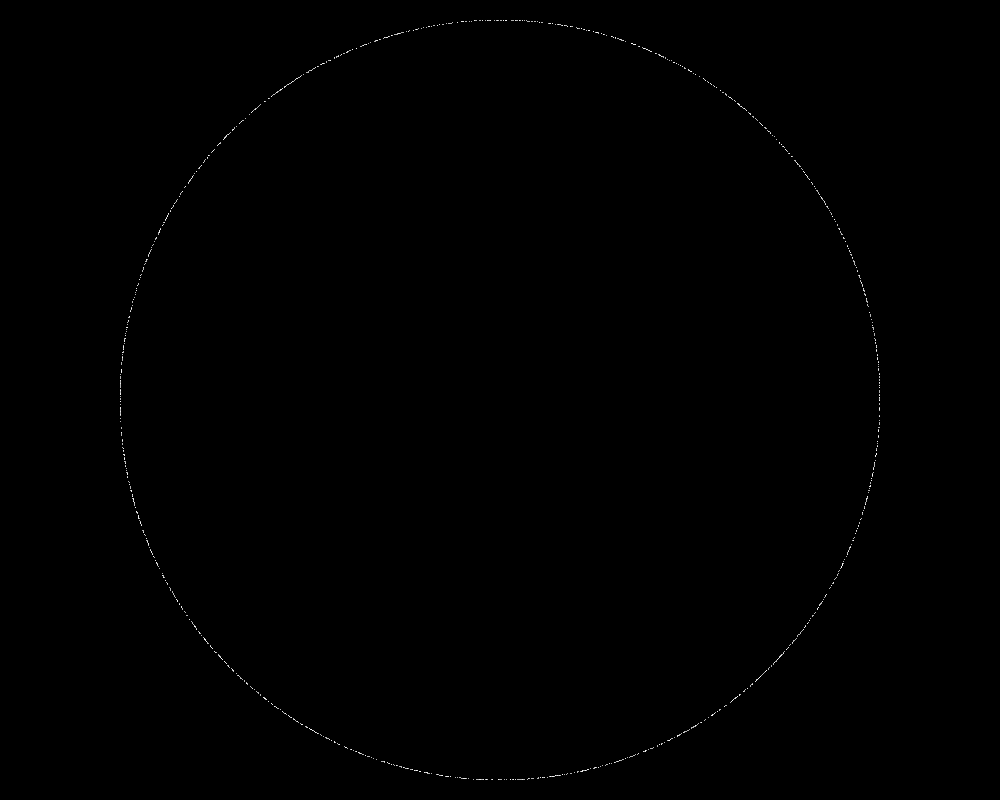
Frame 1 (no input)
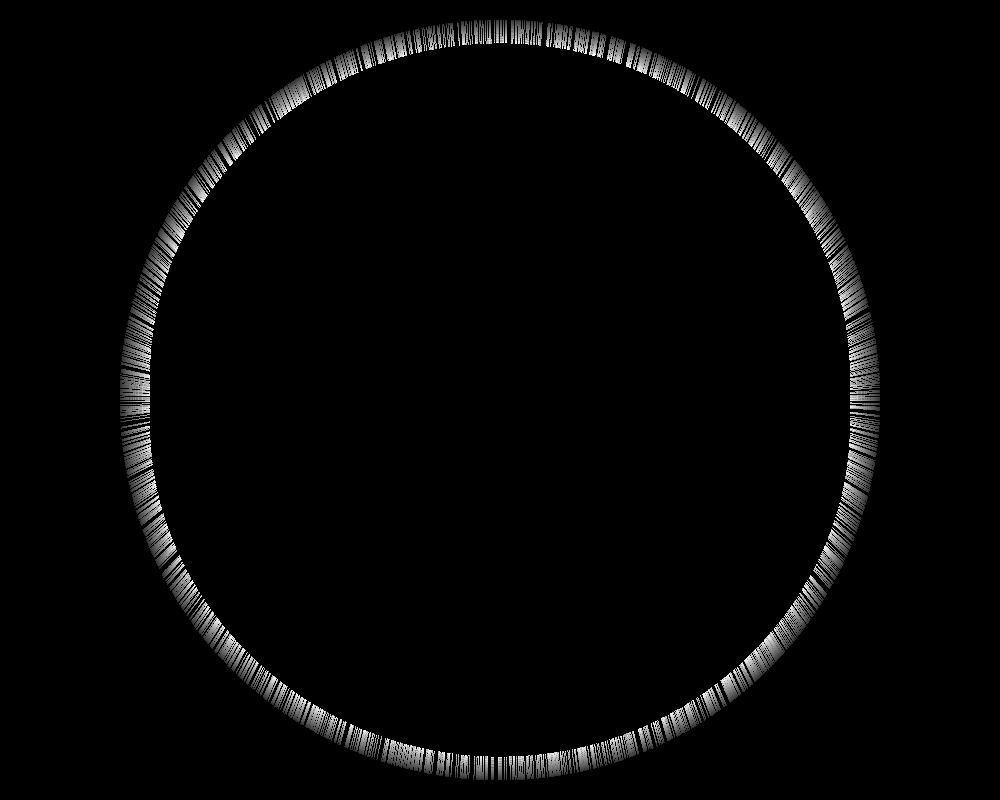
Frame 60 (the mouse pressed at the canvas centre just before this capture)
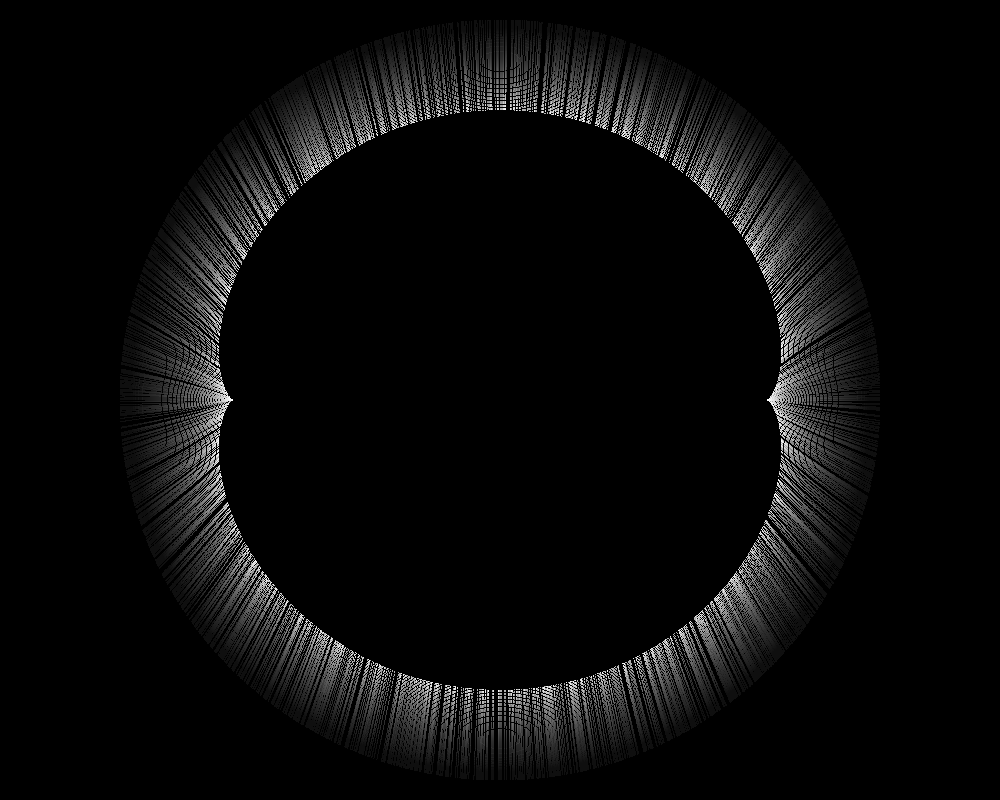
Frame 120 (the mouse held since frame 60 and released just before this capture)

The Processing sketch that drew these frames (run headless with seeded random() and noise(); from frame 60 on, the mouse is pressed at the canvas centre):

// Processing sketch: GA6_3_attract
// ── GA6_3_attract.pde
int n=2345;
PVector [] ps=new PVector[n];
PVector [] ds=new PVector[n];
PVector [] cs= {new PVector(-300,0), new PVector(300, 0)};
void setup() {
  size(1000, 800);
  for (int i=0; i<n; i++) {
    ds[i]=new PVector();
    PVector v= PVector.random2D();
    v.mult(380);  
    ps[i]= v;
  }
  background(0);
}
void draw() {
  fill(0, 8);
  noStroke();
  rect(0, 0, 1000, 800);
  translate(500,400);
  stroke(255);
  for (int i=0; i<n; i++) {
    for (int j=0; j<cs.length; j++) {
      PVector accel= PVector.sub(cs[j], ps[i]);
      accel.setMag(0.008);  
      ds[i].add(accel);
    }
    ps[i].add(ds[i]);
    point(ps[i].x, ps[i].y);
  }
}
